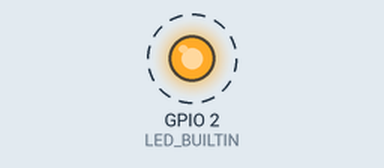
This sketch was run on a simulated ESP32. Parts: output pins drawn as LEDs (lit = HIGH). Dashed ring = blinking. What the sketch prints to the serial monitor is not drawn.

Above: at 0.5 s.
Timing chart, 0 to 4.6 s (numbered marks = the images above):
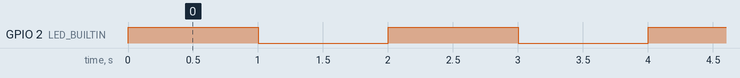

Measured:
- by itself, GPIO 2 (LED_BUILTIN): alternates HIGH for 1.0 s and LOW for 1.0 s

The sketch:

Lab1a.ino
```cpp
#define LED_BUILTIN 2
void setup() {
  // put your setup code here, to run once:
  Serial.begin(115200);
  pinMode(LED_BUILTIN, OUTPUT);
  Serial.println("Hello, ESP32!");
}

void loop() {
  // put your main code here, to run repeatedly:
  digitalWrite(LED_BUILTIN, HIGH);
  delay(1000); // this speeds up the simulation
  digitalWrite(LED_BUILTIN, LOW);
  delay(1000);
}
```
